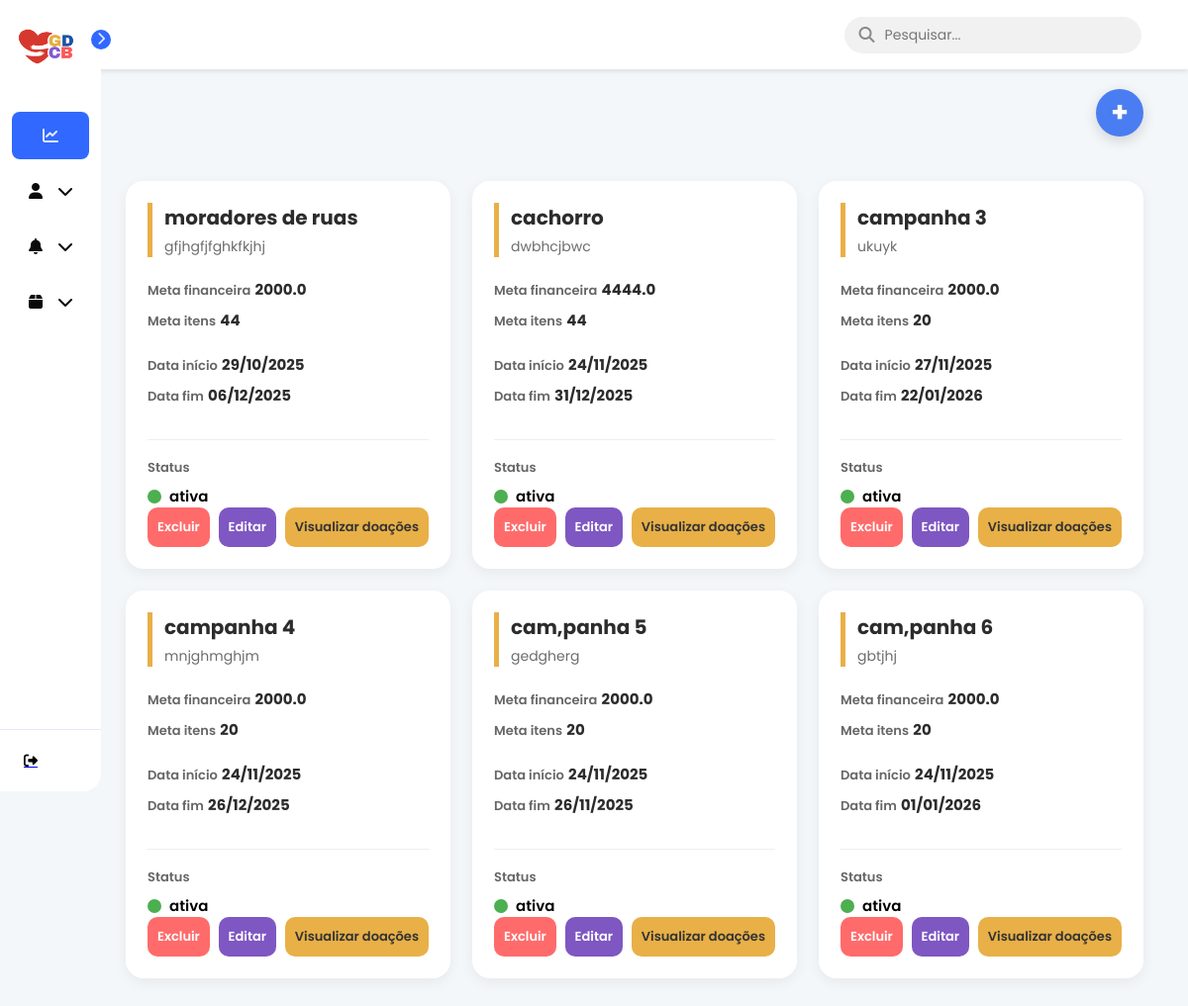
/campanhas/, run on an earlier commit of the app's database.
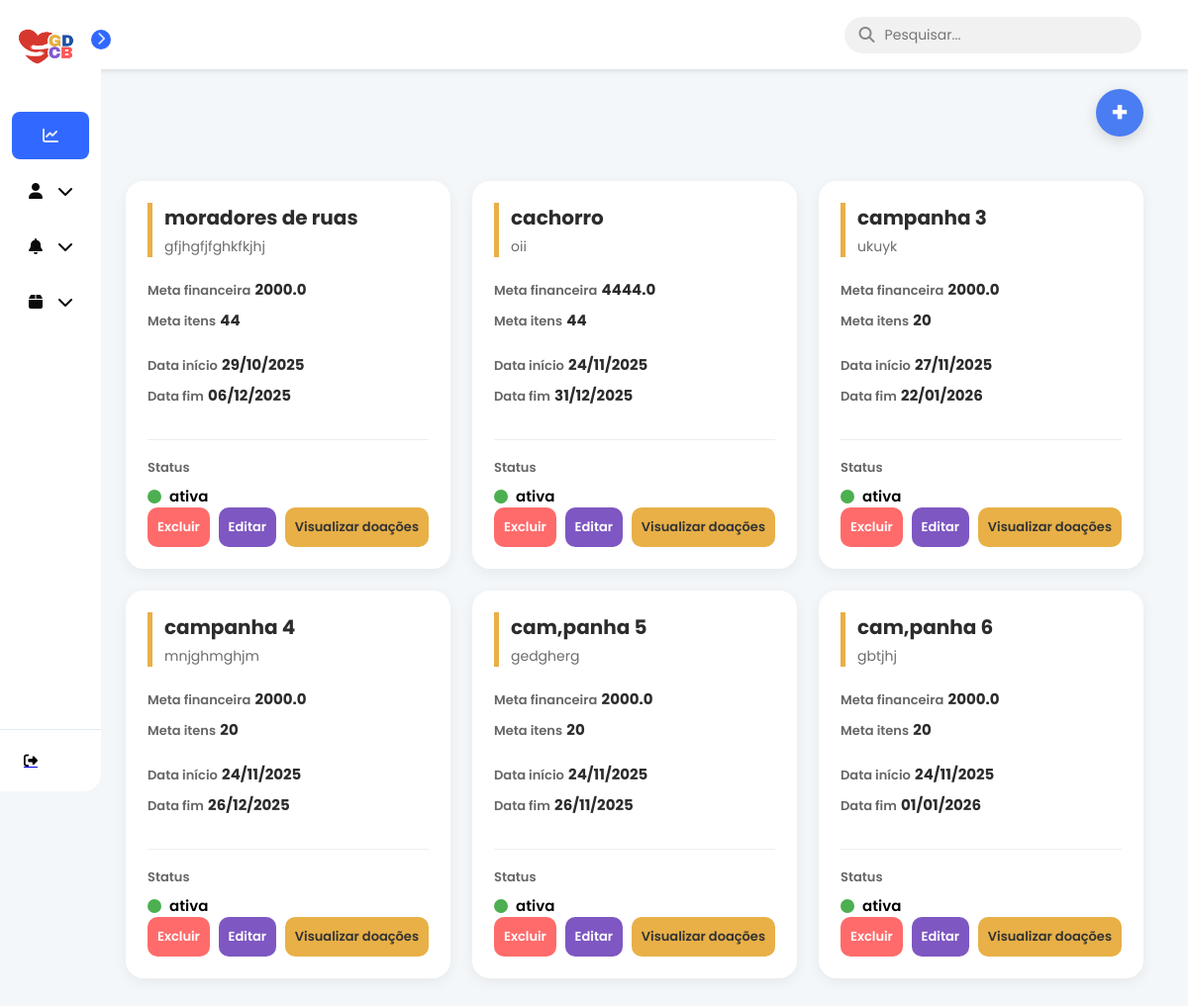
And on a later commit of the database.
### models.py (models this page shows)
class Campanha(SQLModel, table=True):
    __tablename__ = "campanhas"
    id: Optional[int] = Field(default=None, primary_key=True)
    titulo: str
    descricao: str
    meta_financeira: float | None = None
    meta_itens: int | None = None
    data_inicio: Optional[date]
    data_fim: Optional[date]
    status: str
    data_criacao: date = Field(default_factory=date.today)
    categoria_id: Optional[int] = Field(default=None, foreign_key="categorias.id")
    admin_id: int = Field(foreign_key="admin.id")
    admin: Optional["Admin"] = Relationship(back_populates="campanhas")
    doacoes: List["Doacao"] = Relationship(back_populates="campanha")
    relatorios: List["Relatorio"] = Relationship(back_populates="campanha")

### controllers/campanhas.py (the view)
@router.get("/", response_class=HTMLResponse)
def listar_campanhas(request: Request, session: Session = Depends(get_session)):
    campanhas = session.exec(select(Campanha)).all()
    return templates.TemplateResponse(
        "card_campanha.html",
        {"request": request, "campanhas": campanhas}
    )

### templates/card_campanha.html (shortened to what this page needs)
{% extends 'base.html' %}
{% block head %}
    <link rel="stylesheet" href="{{ url_for('static', path='/card_campanha.css') }}">
    <link rel="stylesheet" href="{{ url_for('static', path='/cadastro_campanha.css') }}">
{% endblock %}
{% block content %}
    <div class="top-actions" style="margin-bottom: 20px;">
        <button id="openModalBtn" class="btn-add" style="padding: 10px 15px; cursor: pointer;">
            +
        </button>
    </div>
    <div class="cards-container">
        {% for campanha in campanhas %}
            <div class="card-campanha">
                <div class="card-header">
                    <h3 class="campanha-titulo">{{ campanha.titulo }}</h3>
                    <p class="campanha-descricao">{{ campanha.descricao }}</p>
                </div>
                <div class="card-body">
                    <div class="info-bloco metas">
                        <div class="info-item">
                            <span class="label">Meta financeira</span>
                            <span class="valor">{{ campanha.meta_financeira }}</span>
                        </div>
                        <div class="info-item">
                            <span class="label">Meta itens</span>
                            <span class="valor">{{ campanha.meta_itens }}</span>
                        </div>
                    </div>
                    <div class="info-bloco datas">
                        <div class="info-item">
                            <span class="label">Data início</span>
                            <span class="valor-data">{{ campanha.data_inicio.strftime('%d/%m/%Y') if campanha.data_inicio else '-' }}</span>
                        </div>
                        <div class="info-item">
                            <span class="label">Data fim</span>
                            <span class="valor-data">{{ campanha.data_fim.strftime('%d/%m/%Y') if campanha.data_fim else '-' }}</span>
                        </div>
                    </div>
                    <div class="info-bloco status-row">
                        <span class="label">Status</span>
                        <div class="status-display">
                            <div class="status-indicator {{ campanha.status | lower }}"></div>
                            <span class="status-texto">{{ campanha.status }}</span>
                        </div>
                    </div>
                </div>
                <div class="card-footer">
                    <form action="/campanhas/deletar/{{ campanha.id }}" method="post" style="display: inline;">
                        <button type="submit" class="btn btn-excluir" onclick="return confirm('Tem certeza que deseja EXCLUIR a campanha {{ campanha.titulo }}?')">
                            Excluir
                        </button>
                    </form>
                    <button
                            class="btn btn-editar"
                            onclick="openEditModal(
                                {{ campanha.id }},
                                '{{ campanha.titulo }}',
                                '{{ campanha.descricao }}',
                                {{ campanha.meta_financeira }},
                                {{ campanha.meta_itens }},
                                '{{ campanha.data_inicio.strftime('%Y-%m-%d') if campanha.data_inicio else '' }}',
                                '{{ campanha.data_fim.strftime('%Y-%m-%d') if campanha.data_fim else '' }}',
                                '{{ campanha.status }}'
                            )">
                        Editar
                    </button>
                    <button class="btn btn-visualizar">Visualizar doações</button>
                </div>
            </div>
        {% endfor %}
    </div>
{% endblock %}

### templates/base.html (shortened to what this page needs)
<!DOCTYPE html>
<html lang="pt-br">
<head>
    <link rel="stylesheet" href="https://cdnjs.cloudflare.com/ajax/libs/font-awesome/6.5.1/css/all.min.css" xintegrity="sha512-DTOQO9RWCH3ppGqcWaEA1BIZOC6xxalwEsw9c2QQeAIftl+Vegovlnee1c9QX4TctnWMn13TZye+giMm8e2LwA==" />
    <link rel="stylesheet" href="{{ url_for('static', path='/base.css') }}">
    <link href='https://cdn.boxicons.com/fonts/basic/boxicons.min.css' rel='stylesheet'>
    {% block head %}{% endblock %}
</head>
<body>
    <header class="top-header">
        <div class="search-bar">
            <i class="fa-solid fa-magnifying-glass search-icon"></i>
            <input type="text" placeholder="Pesquisar...">
        </div>
    </header>
    <nav id="sidebar">
        <div id="sidebar_content">
            <div id="user">
                <a href="{{ url_for('dashboard') }}">
                    <img src="../static/assets/logo.png" id="user_avatar" alt="Avatar">
                </a>
            </div>
            <ul id="side_items">
                <li class="side-item active">
                    <a href="{{ url_for('dashboard') }}">
                        <i class="fa-solid fa-chart-line"></i>
                    </a>
                </li>
                <li class="side-item has-submenu">
                    <a href="#" class="submenu-toggle">
                        <i class="fa-solid fa-user"></i>
                        <i class="fa-solid fa-chevron-down arrow"></i>
                    </a>
                </li>
                <li class="side-item has-submenu">
                    <a href="#" class="submenu-toggle">
                        <i class="fa-solid fa-bell"></i>
                        <i class="fa-solid fa-chevron-down arrow"></i>
                    </a>
                </li>
                <li class="side-item has-submenu">
                    <a href="#" class="submenu-toggle">
                        <i class="fa-solid fa-box"></i>
                        <i class="fa-solid fa-chevron-down arrow"></i>
                    </i class="fa-solid fa-box"></i></a>
                </li>
            </ul>
            <button id="open_btn">
                <i id="open_btn_icon" class="fa-solid fa-chevron-right"></i>
            </button>
        </div>
      <div id="logout">
            <a href="{{ url_for('logout') }}">
                <button id="logout_btn">
                    <i class="fa-solid fa-right-from-bracket"></i>
                </button>
            </a>
        </div>
    </nav>
    <main>
        {% block content %}
        {% endblock %}
    </main>
</body>
</html>

### static/base.css (style rules this page uses)
* { margin: 0; padding: 0; box-sizing: border-box; font-family: 'Poppins', sans-serif; }
body { display: flex; min-height: 100vh; background-color: #ebebeb; }
#sidebar { display: flex; flex-direction: column; justify-content: space-between; background-color: #ffffff; height: 100vh; border-radius: 0px 18px 18px 0px; position: fixed; left: 0; top: 0; transition: all .5s; min-width: 82px; z-index: 20; }
#sidebar_content { padding: 12px; }
#user { display: flex; align-items: center; gap: 8px; margin-bottom: 24px; }
#user_avatar { width: 70px; height: 70px; object-fit: cover; border-radius: 20px; }
#side_items { display: flex; flex-direction: column; gap: 8px; list-style: none; }
.side-item { border-radius: 8px; padding: 14px; cursor: pointer; }
.side-item.active { background-color: #3168ff; }
.side-item a { text-decoration: none; display: flex; align-items: center; justify-content: center; color: #0a0a0a; }
.side-item.active a { color: #e3e9f7; }
.side-item a i { display: flex; align-items: center; justify-content: center; width: 20px; height: 20px; }
#logout { border-top: 1px solid #e3e9f7; padding: 12px; }
#logout_btn { border: none; padding: 12px; font-size: 14px; display: flex; gap: 20px; align-items: center; border-radius: 8px; text-align: start; cursor: pointer; background-color: transparent; }
#open_btn { position: absolute; top: 30px; right: -10px; background-color: #3168ff; color: #e3e9f7; border-radius: 100%; width: 20px; height: 20px; border: none; cursor: pointer; }
#open_btn_icon { transition: transform .3s ease; }
.has-submenu .arrow { margin-left: auto; transition: transform 0.3s; }
.top-header { background-color: #ffffff; padding: 15px 30px; display: flex; justify-content: space-between; align-items: center; position: fixed; top: 0; right: 0; left: 82px; height: 70px; box-shadow: 0 2px 5px rgba(0, 0, 0, 0.1); z-index: 10; transition: left 0.5s; }
.search-bar { display: flex; align-items: center; background-color: #f1f1f1; border-radius: 20px; padding: 8px 15px; width: 300px; margin-left: 70%; }
.search-bar input { border: none; background-color: transparent; outline: none; margin-left: 10px; font-size: 14px; width: 100%; }
.search-bar .search-icon { color: #888; }
main { padding: 90px 20px 20px 20px; margin-left: 82px; position: static; z-index: 0; width: 100%; transition: margin-left 0.5s; }

### static/card_campanha.css (style rules this page uses)
.top-actions { display: flex; justify-content: flex-end; padding: 0 25px; margin-bottom: 20px; }
.btn-add { width: 48px; height: 48px; display: flex; align-items: center; justify-content: center; background-color: #4a7df2; color: #fff; border: none; border-radius: 50%; font-size: 28px; font-weight: 700; cursor: pointer; transition: transform .2s ease, background .2s ease; box-shadow: 0px 4px 14px rgba(0,0,0,0.15); }
.cards-container { display: grid; grid-template-columns: repeat(auto-fill, minmax(300px, 1fr)); gap: 22px; padding: 25px; }
.card-campanha { background: #ffffff; border-radius: 18px; padding: 22px; display: flex; flex-direction: column; min-height: 330px; box-shadow: 0 4px 14px rgba(0, 0, 0, 0.06); transition: transform .15s ease, box-shadow .2s ease; }
.card-header { border-left: 5px solid #E8B047; padding-left: 12px; margin-bottom: 20px; }
.campanha-titulo { font-size: 20px; font-weight: 700; margin: 0; color: #2c2c2c; }
.campanha-descricao { font-size: 14px; color: #6d6d6d; margin-top: 4px; }
.card-body { display: flex; flex-direction: column; gap: 14px; }
.info-item { margin-bottom: 6px; }
.label { font-size: 13px; font-weight: 600; color: #666; }
.valor, .valor-data { font-size: 15px; font-weight: 700; color: #2c2c2c; }
.status-row { margin-top: 12px; padding-top: 14px; border-top: 1px solid #eee; }
.status-display { display: flex; align-items: center; gap: 8px; margin-top: 6px; }
.status-indicator { width: 14px; height: 14px; border-radius: 50%; }
.status-indicator.ativa { background: #4CAF50; }
.status-texto { font-size: 15px; font-weight: 600; }
.card-footer { margin-top: auto; display: flex; justify-content: space-between; gap: 8px; }
.btn { padding: 10px 10px; border: none; border-radius: 10px; font-size: 13px; font-weight: 600; cursor: pointer; transition: background .2s ease, transform .15s ease; }
.btn-excluir { background: #ff6b6b; color: #fff; }
.btn-editar { background: #7e57c2; color: #fff; }
.btn-visualizar { background: #e8b047; color: #333; }

What changed in the data, as far as the page shows it:
changed Campanha "cachorro": descricao "dwbhcjbwc" → "oii"
